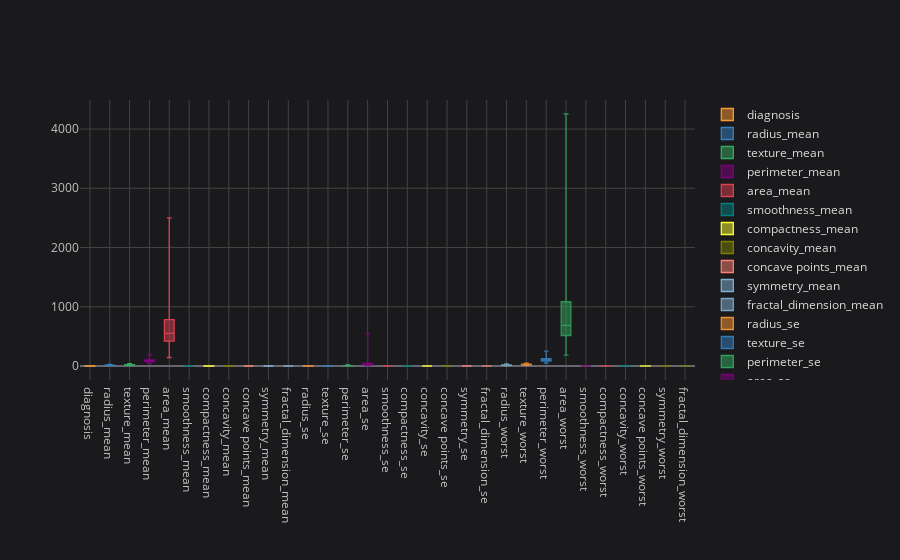

The code cell stored with this chart in its notebook:
### Code cell
df.iplot(kind="box")

### Figure 1 — Plotly figure (JSON) as saved in the notebook; plotly's stock layout.template omitted (floating-point values rounded to 4 significant figures; data arrays with more than 128 entries replaced by an {"elided": "..."} marker saying what was removed)
{"data": [{"orientation": "v", "y": {"elided": "569 int values"}, "marker": {"color": "rgba(255, 153, 51, 1.0)"}, "line": {"width": 1.3}, "boxpoints": false, "type": "box", "name": "diagnosis"}, {"orientation": "v", "y": {"elided": "569 float values"}, "marker": {"color": "rgba(55, 128, 191, 1.0)"}, "line": {"width": 1.3}, "boxpoints": false, "type": "box", "name": "radius_mean"}, {"orientation": "v", "y": {"elided": "569 float values"}, "marker": {"color": "rgba(50, 171, 96, 1.0)"}, "line": {"width": 1.3}, "boxpoints": false, "type": "box", "name": "texture_mean"}, {"orientation": "v", "y": {"elided": "569 float values"}, "marker": {"color": "rgba(128, 0, 128, 1.0)"}, "line": {"width": 1.3}, "boxpoints": false, "type": "box", "name": "perimeter_mean"}, {"orientation": "v", "y": {"elided": "569 float values"}, "marker": {"color": "rgba(219, 64, 82, 1.0)"}, "line": {"width": 1.3}, "boxpoints": false, "type": "box", "name": "area_mean"}, {"orientation": "v", "y": {"elided": "569 float values"}, "marker": {"color": "rgba(0, 128, 128, 1.0)"}, "line": {"width": 1.3}, "boxpoints": false, "type": "box", "name": "smoothness_mean"}, {"orientation": "v", "y": {"elided": "569 float values"}, "marker": {"color": "rgba(255, 255, 51, 1.0)"}, "line": {"width": 1.3}, "boxpoints": false, "type": "box", "name": "compactness_mean"}, {"orientation": "v", "y": {"elided": "569 float values"}, "marker": {"color": "rgba(128, 128, 0, 1.0)"}, "line": {"width": 1.3}, "boxpoints": false, "type": "box", "name": "concavity_mean"}, {"orientation": "v", "y": {"elided": "569 float values"}, "marker": {"color": "rgba(251, 128, 114, 1.0)"}, "line": {"width": 1.3}, "boxpoints": false, "type": "box", "name": "concave points_mean"}, {"orientation": "v", "y": {"elided": "569 float values"}, "marker": {"color": "rgba(128, 177, 211, 1.0)"}, "line": {"width": 1.3}, "boxpoints": false, "type": "box", "name": "symmetry_mean"}, {"orientation": "v", "y": {"elided": "569 float values"}, "marker": {"color": "rgba(128, 177, 211, 0.8999999999999999)"}, "line": {"width": 1.3}, "boxpoints": false, "type": "box", "name": "fractal_dimension_mean"}, {"orientation": "v", "y": {"elided": "569 float values"}, "marker": {"color": "rgba(255, 153, 51, 0.8999999999999999)"}, "line": {"width": 1.3}, "boxpoints": false, "type": "box", "name": "radius_se"}, {"orientation": "v", "y": {"elided": "569 float values"}, "marker": {"color": "rgba(55, 128, 191, 0.8999999999999999)"}, "line": {"width": 1.3}, "boxpoints": false, "type": "box", "name": "texture_se"}, {"orientation": "v", "y": {"elided": "569 float values"}, "marker": {"color": "rgba(50, 171, 96, 0.8999999999999999)"}, "line": {"width": 1.3}, "boxpoints": false, "type": "box", "name": "perimeter_se"}, {"orientation": "v", "y": {"elided": "569 float values"}, "marker": {"color": "rgba(128, 0, 128, 0.8999999999999999)"}, "line": {"width": 1.3}, "boxpoints": false, "type": "box", "name": "area_se"}, {"orientation": "v", "y": {"elided": "569 float values"}, "marker": {"color": "rgba(219, 64, 82, 0.8999999999999999)"}, "line": {"width": 1.3}, "boxpoints": false, "type": "box", "name": "smoothness_se"}, {"orientation": "v", "y": {"elided": "569 float values"}, "marker": {"color": "rgba(0, 128, 128, 0.8999999999999999)"}, "line": {"width": 1.3}, "boxpoints": false, "type": "box", "name": "compactness_se"}, {"orientation": "v", "y": {"elided": "569 float values"}, "marker": {"color": "rgba(255, 255, 51, 0.8999999999999999)"}, "line": {"width": 1.3}, "boxpoints": false, "type": "box", "name": "concavity_se"}, {"orientation": "v", "y": {"elided": "569 float values"}, "marker": {"color": "rgba(128, 128, 0, 0.8999999999999999)"}, "line": {"width": 1.3}, "boxpoints": false, "type": "box", "name": "concave points_se"}, {"orientation": "v", "y": {"elided": "569 float values"}, "marker": {"color": "rgba(251, 128, 114, 0.8999999999999999)"}, "line": {"width": 1.3}, "boxpoints": false, "type": "box", "name": "symmetry_se"}, {"orientation": "v", "y": {"elided": "569 float values"}, "marker": {"color": "rgba(251, 128, 114, 0.7999999999999998)"}, "line": {"width": 1.3}, "boxpoints": false, "type": "box", "name": "fractal_dimension_se"}, {"orientation": "v", "y": {"elided": "569 float values"}, "marker": {"color": "rgba(128, 177, 211, 0.7999999999999998)"}, "line": {"width": 1.3}, "boxpoints": false, "type": "box", "name": "radius_worst"}, {"orientation": "v", "y": {"elided": "569 float values"}, "marker": {"color": "rgba(255, 153, 51, 0.7999999999999998)"}, "line": {"width": 1.3}, "boxpoints": false, "type": "box", "name": "texture_worst"}, {"orientation": "v", "y": {"elided": "569 float values"}, "marker": {"color": "rgba(55, 128, 191, 0.7999999999999998)"}, "line": {"width": 1.3}, "boxpoints": false, "type": "box", "name": "perimeter_worst"}, {"orientation": "v", "y": {"elided": "569 float values"}, "marker": {"color": "rgba(50, 171, 96, 0.7999999999999998)"}, "line": {"width": 1.3}, "boxpoints": false, "type": "box", "name": "area_worst"}, {"orientation": "v", "y": {"elided": "569 float values"}, "marker": {"color": "rgba(128, 0, 128, 0.7999999999999998)"}, "line": {"width": 1.3}, "boxpoints": false, "type": "box", "name": "smoothness_worst"}, {"orientation": "v", "y": {"elided": "569 float values"}, "marker": {"color": "rgba(219, 64, 82, 0.7999999999999998)"}, "line": {"width": 1.3}, "boxpoints": false, "type": "box", "name": "compactness_worst"}, {"orientation": "v", "y": {"elided": "569 float values"}, "marker": {"color": "rgba(0, 128, 128, 0.7999999999999998)"}, "line": {"width": 1.3}, "boxpoints": false, "type": "box", "name": "concavity_worst"}, {"orientation": "v", "y": {"elided": "569 float values"}, "marker": {"color": "rgba(255, 255, 51, 0.7999999999999998)"}, "line": {"width": 1.3}, "boxpoints": false, "type": "box", "name": "concave points_worst"}, {"orientation": "v", "y": {"elided": "569 float values"}, "marker": {"color": "rgba(128, 128, 0, 0.7999999999999998)"}, "line": {"width": 1.3}, "boxpoints": false, "type": "box", "name": "symmetry_worst"}, {"orientation": "v", "y": {"elided": "569 float values"}, "marker": {"color": "rgba(128, 128, 0, 0.7)"}, "line": {"width": 1.3}, "boxpoints": false, "type": "box", "name": "fractal_dimension_worst"}], "layout": {"title": {"font": {"color": "#D9D9D9"}}, "paper_bgcolor": "#1A1A1C", "plot_bgcolor": "#1A1A1C", "yaxis": {"tickfont": {"color": "#C2C2C2"}, "zerolinecolor": "#666570", "title": {"text": "", "font": {"color": "#D9D9D9"}}, "gridcolor": "#434343", "showgrid": true}, "xaxis": {"tickfont": {"color": "#C2C2C2"}, "zerolinecolor": "#666570", "title": {"text": "", "font": {"color": "#D9D9D9"}}, "gridcolor": "#434343", "showgrid": true}, "legend": {"bgcolor": "#1A1A1C", "font": {"color": "#D9D9D9"}}}}
